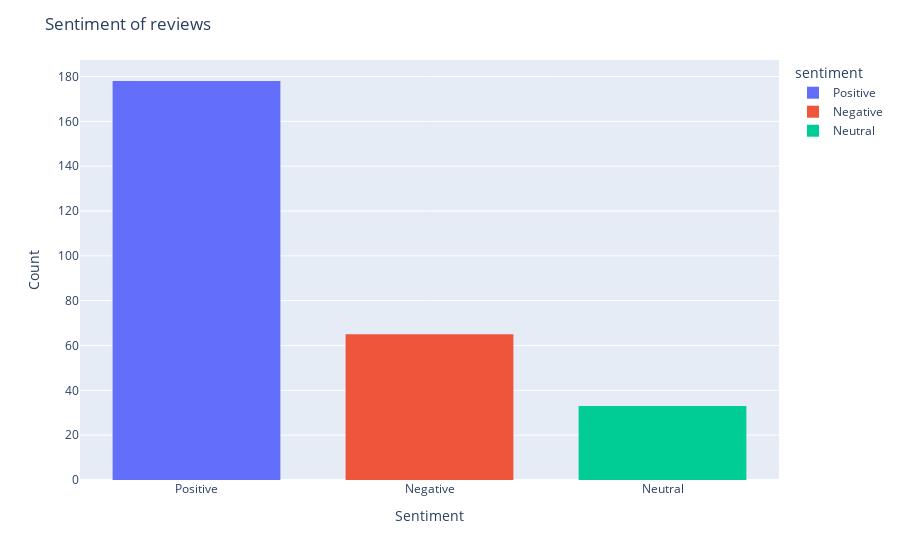

Notebook code for this chart:
### Code cell
fig = px.histogram(df, x="sentiment",color="sentiment")
fig.update_layout(
    title_text='Sentiment of reviews', # title of plot
    xaxis_title_text='Sentiment', # xaxis label
    yaxis_title_text='Count', # yaxis label
    bargap=0.2, 
    bargroupgap=0.1
)
fig.show()

### Figure 1 — Plotly figure (JSON) as saved in the notebook; plotly's stock layout.template omitted (floating-point values rounded to 4 significant figures; data arrays with more than 128 entries replaced by an {"elided": "..."} marker saying what was removed)
{"data": [{"alignmentgroup": "True", "bingroup": "x", "hovertemplate": "sentiment=%{x}<br>count=%{y}<extra></extra>", "legendgroup": "Positive", "marker": {"color": "#636efa", "pattern": {"shape": ""}}, "name": "Positive", "offsetgroup": "Positive", "orientation": "v", "showlegend": true, "type": "histogram", "x": {"elided": "178 str values"}, "xaxis": "x", "yaxis": "y"}, {"alignmentgroup": "True", "bingroup": "x", "hovertemplate": "sentiment=%{x}<br>count=%{y}<extra></extra>", "legendgroup": "Negative", "marker": {"color": "#EF553B", "pattern": {"shape": ""}}, "name": "Negative", "offsetgroup": "Negative", "orientation": "v", "showlegend": true, "type": "histogram", "x": ["Negative", "Negative", "Negative", "Negative", "Negative", "Negative", "Negative", "Negative", "Negative", "Negative", "Negative", "Negative", "Negative", "Negative", "Negative", "Negative", "Negative", "Negative", "Negative", "Negative", "Negative", "Negative", "Negative", "Negative", "Negative", "Negative", "Negative", "Negative", "Negative", "Negative", "Negative", "Negative", "Negative", "Negative", "Negative", "Negative", "Negative", "Negative", "Negative", "Negative", "Negative", "Negative", "Negative", "Negative", "Negative", "Negative", "Negative", "Negative", "Negative", "Negative", "Negative", "Negative", "Negative", "Negative", "Negative", "Negative", "Negative", "Negative", "Negative", "Negative", "Negative", "Negative", "Negative", "Negative", "Negative"], "xaxis": "x", "yaxis": "y"}, {"alignmentgroup": "True", "bingroup": "x", "hovertemplate": "sentiment=%{x}<br>count=%{y}<extra></extra>", "legendgroup": "Neutral", "marker": {"color": "#00cc96", "pattern": {"shape": ""}}, "name": "Neutral", "offsetgroup": "Neutral", "orientation": "v", "showlegend": true, "type": "histogram", "x": ["Neutral", "Neutral", "Neutral", "Neutral", "Neutral", "Neutral", "Neutral", "Neutral", "Neutral", "Neutral", "Neutral", "Neutral", "Neutral", "Neutral", "Neutral", "Neutral", "Neutral", "Neutral", "Neutral", "Neutral", "Neutral", "Neutral", "Neutral", "Neutral", "Neutral", "Neutral", "Neutral", "Neutral", "Neutral", "Neutral", "Neutral", "Neutral", "Neutral"], "xaxis": "x", "yaxis": "y"}], "layout": {"bargap": 0.2, "bargroupgap": 0.1, "barmode": "relative", "legend": {"title": {"text": "sentiment"}, "tracegroupgap": 0}, "margin": {"t": 60}, "title": {"text": "Sentiment of reviews"}, "xaxis": {"anchor": "y", "categoryarray": ["Positive", "Negative", "Neutral"], "categoryorder": "array", "domain": [0, 1], "title": {"text": "Sentiment"}}, "yaxis": {"anchor": "x", "domain": [0, 1], "title": {"text": "Count"}}}}
